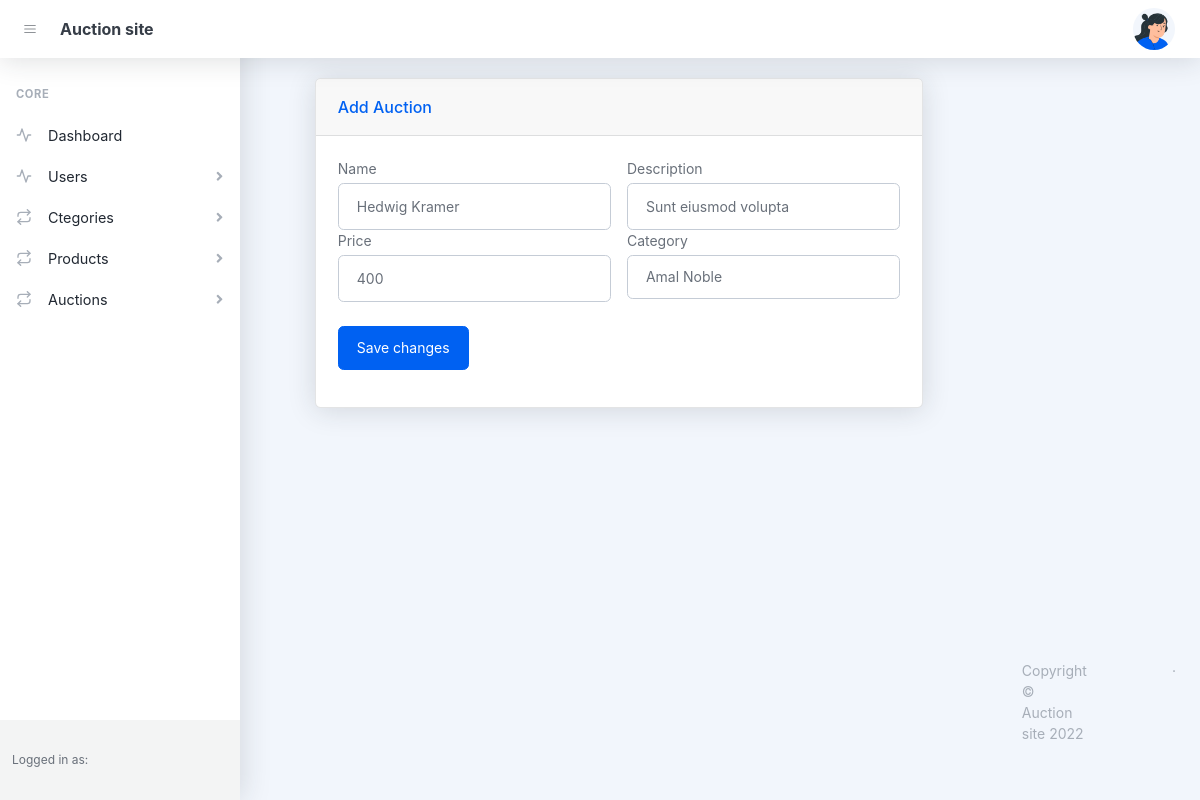
The app's page /admin/editProduct.php?id=2 (signed in) with its own data.
### tables this page shows
CREATE TABLE `products` (
  `id` bigint(20) NOT NULL,
  `name` varchar(255) NOT NULL,
  `description` varchar(255) NOT NULL,
  `price` int(11) NOT NULL,
  `category_id` bigint(20) NOT NULL,
  `user_id` bigint(20) NOT NULL DEFAULT 1,
  `is_auction` tinyint(1) NOT NULL DEFAULT 0,
  `created_at` timestamp NOT NULL DEFAULT current_timestamp() ON UPDATE current_timestamp(),
  `updated_at` timestamp NULL DEFAULT NULL
);

CREATE TABLE `categories` (
  `id` bigint(20) NOT NULL,
  `name` varchar(255) NOT NULL,
  `description` varchar(255) NOT NULL,
  `created_at` timestamp NOT NULL DEFAULT current_timestamp() ON UPDATE current_timestamp(),
  `updated_at` timestamp NULL DEFAULT NULL
);

### admin/editProduct.php (the view, shortened to what this page needs)
<?php
include '../admin/head.php';
include '../admin/header.php';
include '../admin/sidebar.php';
include '../db.php';
?>
<div id="layoutSidenav">
    <div id="layoutSidenav_content">
        <main>
            <div class="container-xl px-12 mt-12">
                <div style="justify-content: center;margin-top: 20px" class="row">
                    <div class="col-xl-10">
                        <div class="card mb-4">
                            <div class="card-header">Add Auction</div>
                            <div class="card-body">
                                <form>
                                    <?php
                                    $sql = "SELECT * from products  where id='" . $_GET['id'] . "' ";
                                    $query = mysqli_query($db, $sql);
                                    if (mysqli_num_rows($query) > 0) {
                                        while ($row1 = mysqli_fetch_assoc($query)) {
                                    ?>
                                            <div class="row gx-3 mb-3">
                                                <div class="col-md-6">
                                                    <label class="small mb-1" for="inputName">Name</label>
                                                    <input class="form-control" id="inputName" type="text" placeholder="Enter Product name" value="<?php echo $row1['name']; ?>" />
                                                </div>
                                                <div class="col-md-6">
                                                    <label class="small mb-1" for="inputDescription">Description</label>
                                                    <input class="form-control" id="inputDescription" type="text" placeholder="Enter Product Description" value="<?php echo $row1['description']; ?>" />
                                                </div>
                                                <div class="col-md-6">
                                                    <label class="small mb-1" for="inputPrice">Price</label>
                                                    <input class="form-control" id="inputPrice" type="text" placeholder="Enter Product Price" value="<?php echo $row1['price']; ?>" />
                                                </div>
                                                <div class="col-md-6">
                                                    <label class="small mb-1" for="inputCategory">Category</label>
                                                    <select class="form-control" id="inputCategory">
                                                        <?php
                                                        $sql = "SELECT * from categories";
                                                        $query = mysqli_query($db, $sql);
                                                        if (mysqli_num_rows($query) > 0) {
                                                            while ($row = mysqli_fetch_assoc($query)) {
                                                        ?>
                                                                <option value="<?php echo $row['id']; ?>" <?php if ($row['id'] == $row1['category_id']) {
                                                                                                                echo "selected";
                                                                                                            } ?>><?php echo $row['name']; ?></option>
                                                        <?php
                                                            }
                                                        }
                                                        ?>
                                                    </select>
                                                </div>
                                            </div>
                                            <button onclick="updateProduct();" class="btn btn-primary mt-2" type="button">Save changes</button>
                                            </div>
                                    <?php
                                        }
                                    }
                                    ?>
                            </div>
                        </div>
                    </div>
                </div>
            </div>
        <?php
        include '../admin/footer.php';
        ?>
    </div>

### records on screen
products: name "Hedwig Kramer", description "Sunt eiusmod volupta", price "400", category.name "Amal Noble"
